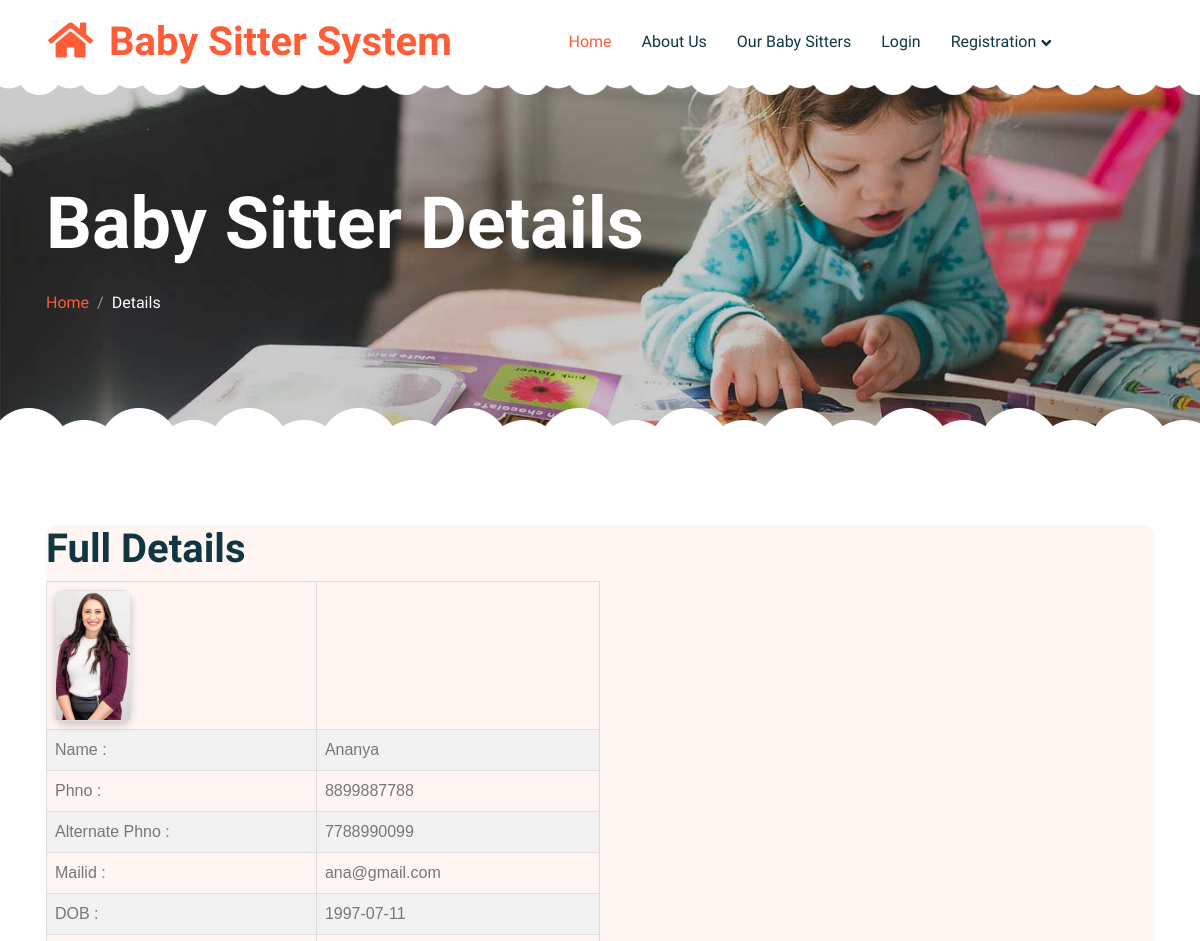
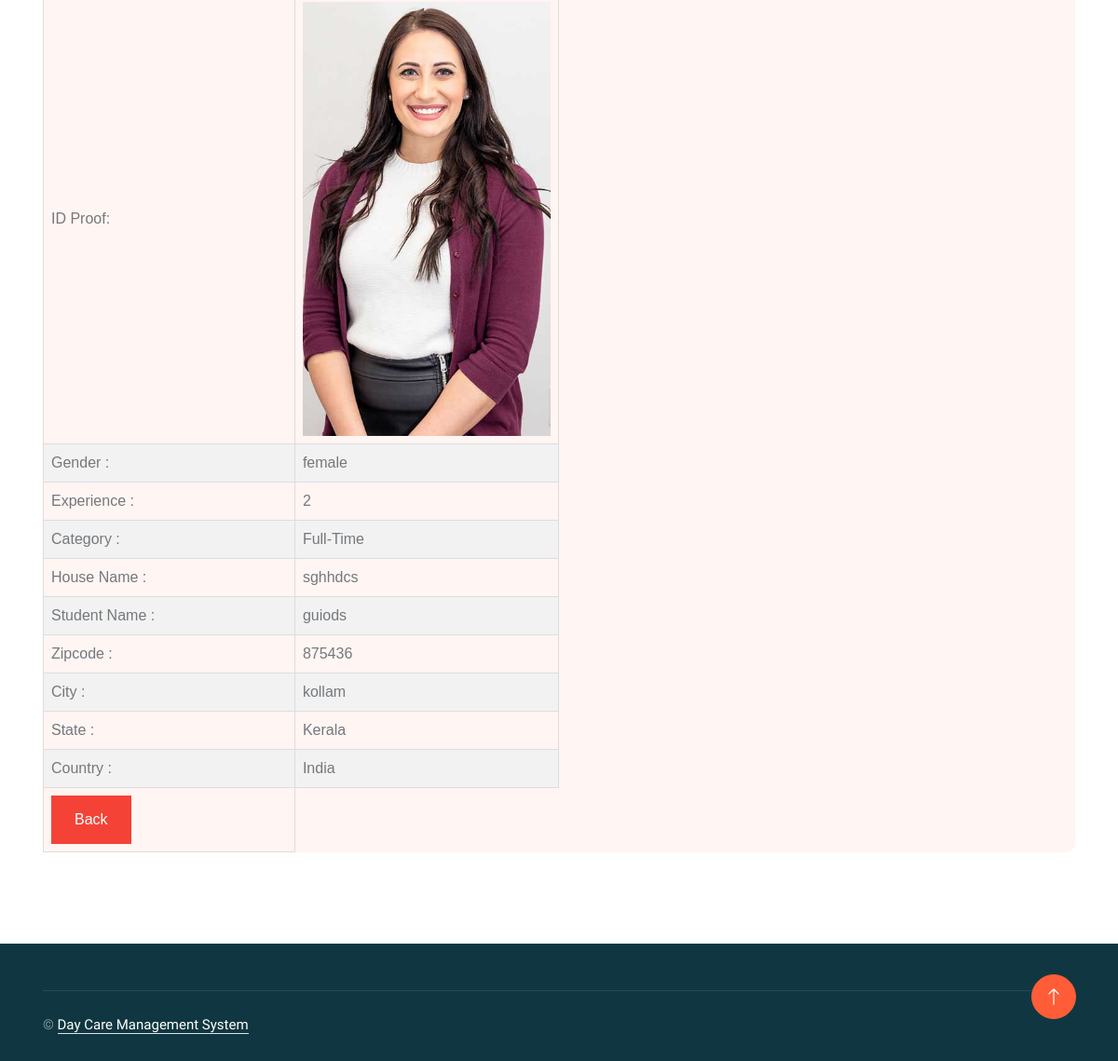
Page /more.php?id=ana@gmail.com on the committed database (2 pictures, top to bottom).
### tables this page shows
CREATE TABLE IF NOT EXISTS `tbl_sitterreg` (
  `sitter_id` int(10) NOT NULL,
  `name` varchar(30) NOT NULL,
  `phno` varchar(12) NOT NULL,
  `aphno` varchar(12) NOT NULL,
  `mailid` varchar(50) NOT NULL,
  `dob` date NOT NULL,
  `id_proof` varchar(50) NOT NULL,
  `gender` varchar(10) NOT NULL,
  `experience` varchar(5) NOT NULL,
  `category` varchar(30) NOT NULL,
  `house_name` varchar(30) NOT NULL,
  `street_name` varchar(30) NOT NULL,
  `zipcode` varchar(10) NOT NULL,
  `city` varchar(30) NOT NULL,
  `state` varchar(30) NOT NULL,
  `country` varchar(30) NOT NULL,
  `profile_pic` varchar(50) NOT NULL,
  `s_sts` int(5) NOT NULL,
  `skill1` text NOT NULL,
  `skill2` text NOT NULL,
  `skill3` text NOT NULL,
  `skill4` text NOT NULL,
  `skill5` text NOT NULL,
  PRIMARY KEY (`sitter_id`)
);

### more.php (the view, shortened to what this page needs)
<!DOCTYPE html>
<html lang="en">
<head>
    <link href="https://cdnjs.cloudflare.com/ajax/libs/font-awesome/5.10.0/css/all.min.css" rel="stylesheet">
    <link href="https://cdn.jsdelivr.net/npm/bootstrap-icons@1.4.1/font/bootstrap-icons.css" rel="stylesheet">
    <link href="lib/animate/animate.min.css" rel="stylesheet">
    <link href="lib/owlcarousel/assets/owl.carousel.min.css" rel="stylesheet">
    <link href="css/bootstrap.min.css" rel="stylesheet">
    <link href="css/style.css" rel="stylesheet">
</head>
<body>
    <div class="container-xxl bg-white p-0">
        <?php
		include'head.php';
		?>
        <div class="container-xxl py-5 page-header position-relative mb-5">
            <div class="container py-5">
                <h1 class="display-2 text-white animated slideInDown mb-4">Baby Sitter Details</h1>
                <nav aria-label="breadcrumb animated slideInDown">
                    <ol class="breadcrumb">
                        <li class="breadcrumb-item"><a href="sreg.php">Home</a></li>
                        <li class="breadcrumb-item text-white active" aria-current="page">Details</li>
                    </ol>
                </nav>
            </div>
        </div>
        <div class="container-xxl py-5">
            <div class="container">
                <div class="bg-light rounded">
                    <div class="row g-0">
            <h1>Full Details</h1>
<?php
			  $uname=$_GET['id'];
              $result = mysql_query("SELECT * FROM tbl_sitterreg where mailid='$uname'");
              while($row = mysql_fetch_array($result))
              {
?>
<table id="customers">
	<tr><td>
			<div class="card">
			  <img src="<?php echo $row['profile_pic'];?>" alt="Avatar" style="width:100%">
			  </div>
			</div>
	</td><td></td></tr>
	<tr><td>Name :</td><td><?php echo $row['name'];?></td></tr>
	<tr><td>Phno :</td><td><?php echo $row['phno'];?></td></tr>
	<tr><td>Alternate Phno :</td><td><?php echo $row['aphno'];?></td></tr>
	<tr><td>Mailid :</td><td><?php echo $row['mailid'];?></td></tr>
	<tr><td>DOB :</td><td><?php echo $row['dob'];?></td></tr>
	<tr><td>ID Proof:</td><td><img src="<?php echo $row['id_proof'];?>" alt="Avatar" style="width:100%"></td></tr>
	<tr><td>Gender :</td><td><?php echo $row['gender'];?></td></tr>
	<tr><td>Experience :</td><td><?php echo $row['experience'];?></td></tr>
	<tr><td>Category :</td><td><?php echo $row['category'];?></td></tr>
	<tr><td>House Name :</td><td><?php echo $row['house_name'];?></td></tr>
	<tr><td>Student Name :</td><td><?php echo $row['street_name'];?></td></tr>
	<tr><td>Zipcode :</td><td><?php echo $row['zipcode'];?></td></tr>
	<tr><td>City :</td><td><?php echo $row['city'];?></td></tr>
	<tr><td>State :</td><td><?php echo $row['state'];?></td></tr>
	<tr><td>Country :</td><td><?php echo $row['country'];?></td></tr>
	<td><a href="sitters.php" id="reject">Back</a></td></tr>
<?php
			  }
?>
               </div>
              </div>
            </div>
        </div>
        <div class="container-fluid bg-dark text-white-50 footer pt-5 mt-5 wow fadeIn" data-wow-delay="0.1s">
            <?php
			include'footer.php';
			?>
        </div>
        <a href="#" class="btn btn-lg btn-primary btn-lg-square back-to-top"><i class="bi bi-arrow-up"></i></a>
</body>
</html>

### head.php (shortened to what this page needs)
<nav class="navbar navbar-expand-lg bg-white navbar-light sticky-top px-4 px-lg-5 py-lg-0">
            <a href="index.php" class="navbar-brand">
                <h1 class="m-0 text-primary"><i class="fa fa-home me-3"></i>Baby Sitter System</h1>
            </a>
            <div class="collapse navbar-collapse" id="navbarCollapse">
                <div class="navbar-nav mx-auto">
                    <a href="index.php" class="nav-item nav-link active">Home</a>
                    <a href="about.php" class="nav-item nav-link">About Us</a>
                    <a href="sitters.php" class="nav-item nav-link">Our Baby Sitters</a>
					<a href="login.php" class="nav-item nav-link">Login</a>
                    <div class="nav-item dropdown">
                        <a href="#" class="nav-link dropdown-toggle" data-bs-toggle="dropdown">Registration</a>
                    </div>
                </div>
                </div>
        </nav>

### footer.php
<div class="container">
                <div class="copyright">
                    <div class="row">
                        <div class="col-md-6 text-center text-md-start mb-3 mb-md-0">
                            &copy; <a class="border-bottom" href="#">Day Care Management System</a>
                             </div>
                    </div>
                </div>
            </div>

### css/style.css (style rules this page uses)
:root { --primary: #FE5D37; --light: #FFF5F3; --dark: #103741; }
.back-to-top { position: fixed; display: none; right: 45px; bottom: 45px; z-index: 99; }
.btn { font-weight: 500; transition: .5s; }
.btn.btn-primary { color: #FFFFFF; }
.btn-lg-square { width: 48px; height: 48px; }
.btn-square, .btn-sm-square, .btn-lg-square { padding: 0; display: flex; align-items: center; justify-content: center; font-weight: normal; border-radius: 50px; }
h1, h2, h3, h4, .h1, .h2, .h3, .h4, .display-1, .display-2, .display-3, .display-4, .display-5, .display-6 { font-family: 'Lobster Two', cursive; font-weight: 700; }
.navbar .navbar-nav .nav-link { padding: 30px 15px; color: var(--dark); font-weight: 500; outline: none; }
.navbar .navbar-nav .nav-link:hover, .navbar .navbar-nav .nav-link.active { color: var(--primary); }
.navbar.sticky-top { top: -100px; transition: .5s; }
.navbar .dropdown-toggle::after { border: none; content: "\f107"; font-family: "Font Awesome 5 Free"; font-weight: 900; vertical-align: middle; margin-left: 5px; transition: .5s; }
.header-carousel::before, .header-carousel::after, .page-header::before, .page-header::after { position: absolute; content: ""; width: 100%; height: 10px; top: 0; left: 0; background: url(../img/bg-header-top.png) center center repeat-x; z-index: 1; }
.header-carousel::after, .page-header::after { height: 19px; top: auto; bottom: 0; background: url(../img/bg-header-bottom.png) center center repeat-x; }
.page-header { background: linear-gradient(rgba(0, 0, 0, .2), rgba(0, 0, 0, .2)), url(../img/carousel-1.jpg) center center no-repeat; background-size: cover; }
.breadcrumb-item + .breadcrumb-item::before { color: rgba(255, 255, 255, .5); }
.footer .copyright { padding: 25px 0; font-size: 15px; border-top: 1px solid rgba(256, 256, 256, .1); }
.footer .copyright a { color: #FFFFFF; }

### more.php (style rules this page uses)
#customers { font-family: Arial, Helvetica, sans-serif; border-collapse: collapse; width: 50%; }
#customers td, #customers th { border: 1px solid #ddd; padding: 8px; }
#customers tr:nth-child(even) { background-color: #f2f2f2; }
#reject { background-color: #f44336; color: white; padding: 14px 25px; text-align: center; text-decoration: none; display: inline-block; }
.card { box-shadow: 0 4px 8px 0 rgba(0,0,0,0.2); transition: 0.3s; width: 30%; float:left }
.container { padding: 2px 16px; }

### rows in the picture
tbl_sitterreg: profile_pic (picture), name "Ananya", phno "8899887788", aphno "7788990099", mailid "ana@gmail.com", dob "1997-07-11", id_proof (picture), gender "female", experience "2", category "Full-Time", house_name "sghhdcs", street_name "guiods", zipcode "875436", city "kollam", state "Kerala", country "India"
